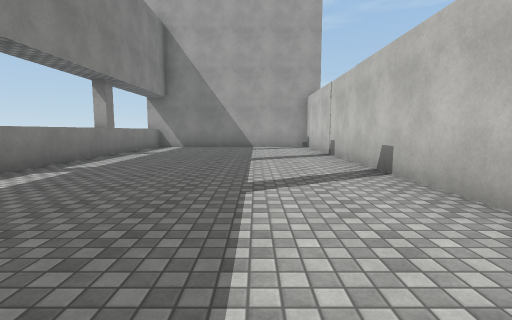
View 1 (above)

22 first-person views from a walk through a scene from a Unity 3-D project. The camera is 1.3 m above the floor, tilts 6° down and sees 85° across. The floor is counted in squares, 2 m on a side. Each view is taken from the middle of a square. On the plan, view 1 faces up. The plan holds only what a view shows up to about 9 squares ahead; the rest is blank. The place goes on beyond the plan. Surface patterns are stand-ins for the level's own textures.

View 2
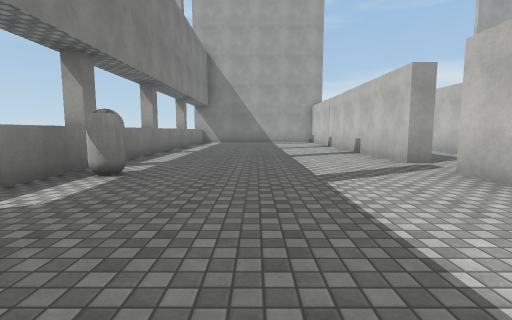

View 3
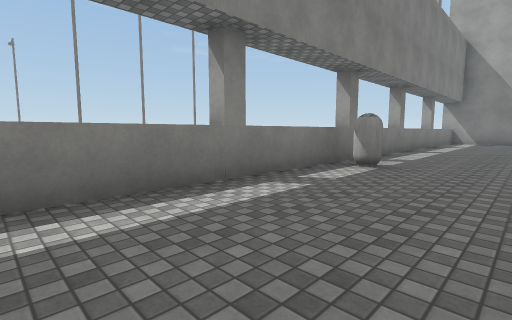

View 4
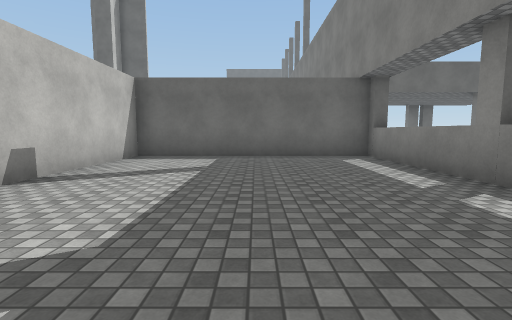

View 5
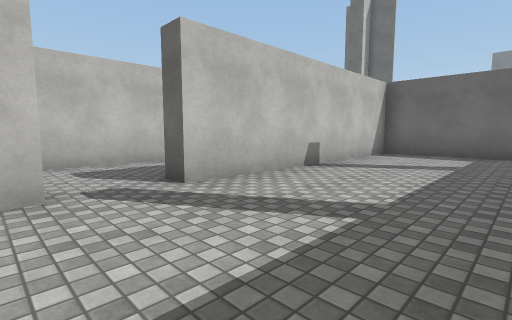

View 6
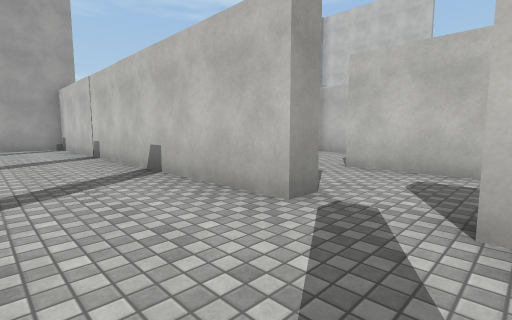

View 7
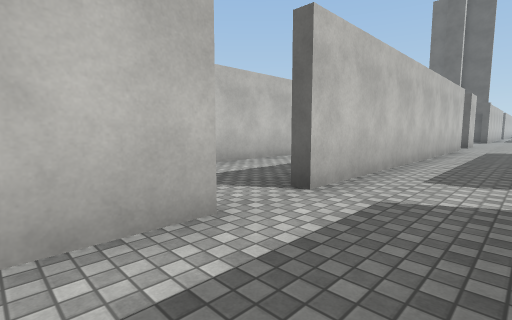

View 8
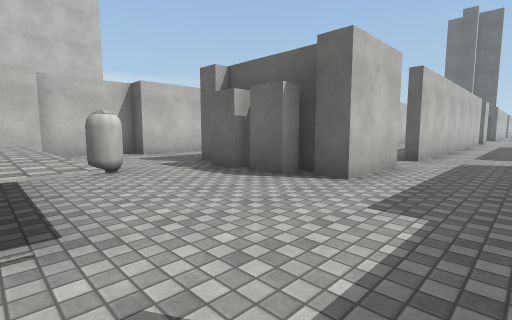

View 9
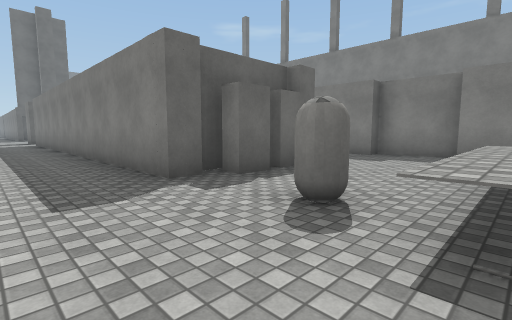

View 10
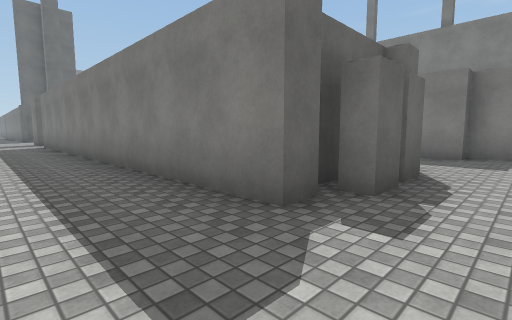

View 11
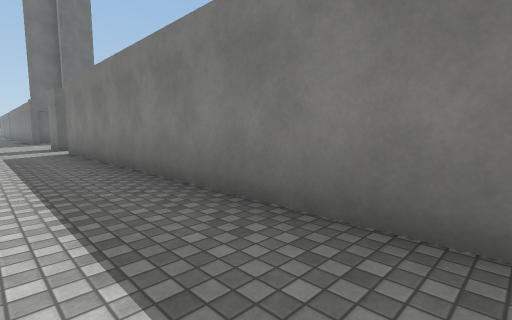

View 12
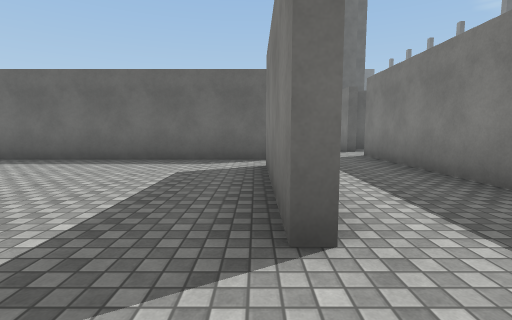

View 13
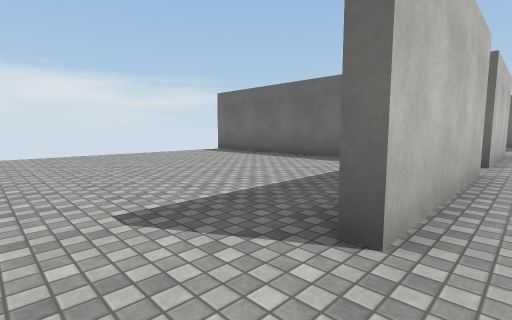

View 14
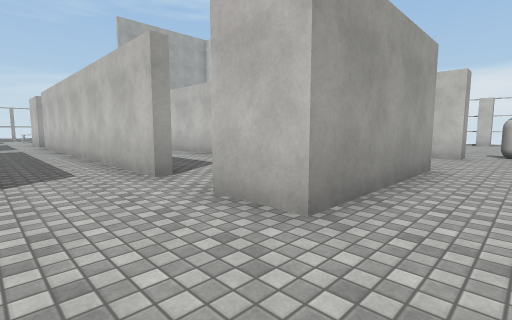

View 15
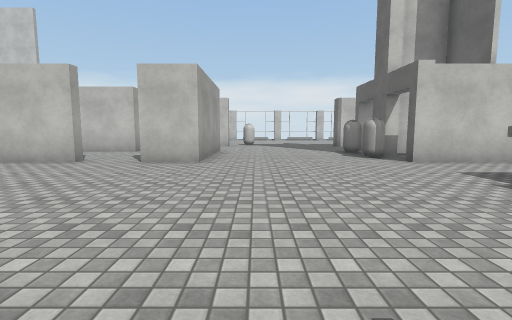

View 16
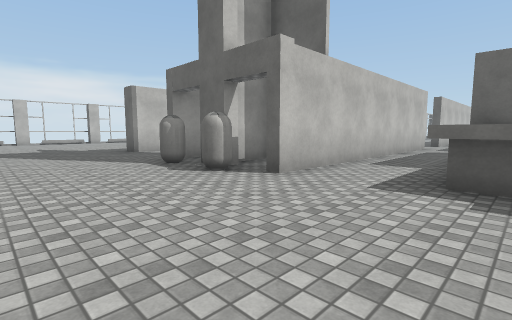

View 17
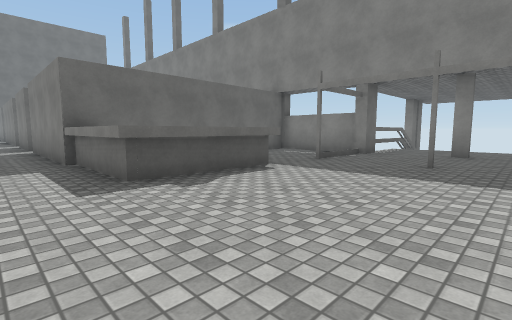

View 18
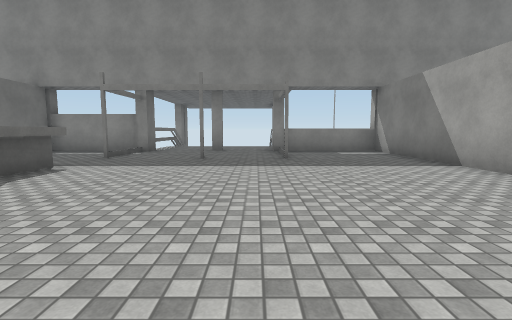

View 19
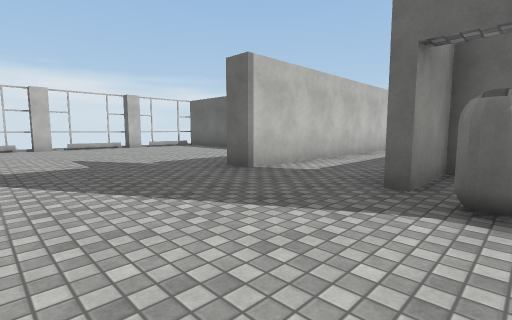

View 20
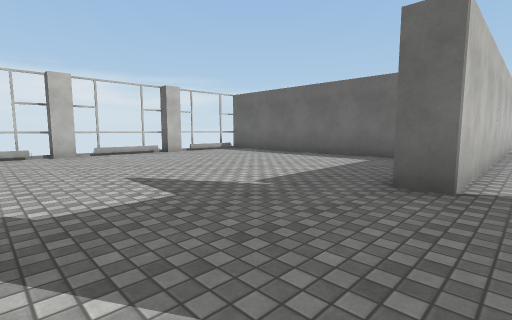

View 21
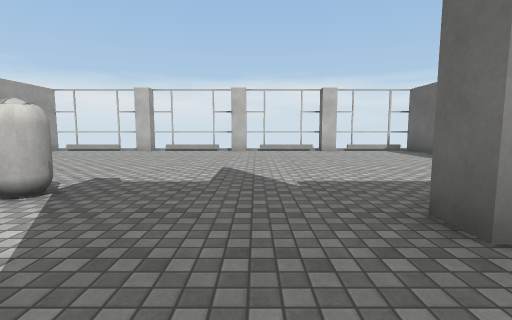

View 22
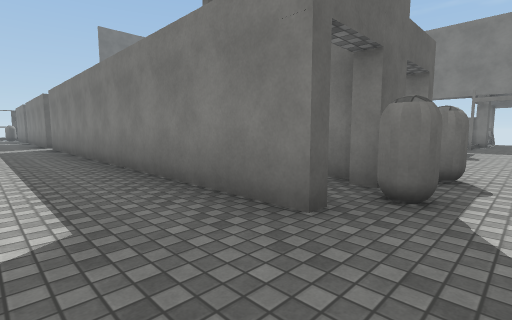

### Floor plan
Key: @ floor where view 1 was taken; # wall or solid block; x gap in a wall; . floor; ^ raised ledge; C capsule.
Columns run from 4 left of view 1 to 18 right of it. Each row starts with its distance up from view 1.
  9 ^.....#..^^^^..#
  8 ^.....#.....C..##
  7 ^.....#.........#
  6 ^.....#.........#
  5 ^.....#..####..##
  4 #.....#..#..#..#
  3 ^.....#.....#..
  2 ^.....#..#..#..
  1 #........#..#..........
  0 ^C..@.#..#..#..........
 -1 ^.....#..#  #..#.......
 -2 ^.....#..# .#..#.......
 -3 ^.....#..# .#..#.......
 -4 ^.....#..#..#..x.......
 -5 ^.....#..#..#..########
 -6 ^######..#..#..#     .
 -7 ^..............#    ..
 -8 ^........####..#  ....x
 -9 ^.#...................
-10 ................C.....
-11 ..#...................
-12 ......................
-13 ..........CC..........
-14 #.#.^^^^.####..#......x
-15 #...   ^.####..#......
-16 #######^.#  #..#......
-17 #      #.#  #..########
-18        #.#  #..#
-19        #.#  #..#
-20        #.#  #..#
-21        .    #..#
-22        #    #..#
-23             #.

Where each view was taken, in squares from view 1:
view 1: 0 up, 0 right, facing up
view 2: 4 down, 1 left, facing up
view 3: 5 down, 1 left, facing up-left
view 4: 1 up, 1 left, facing down
view 5: 2 up, 1 left, facing down-right
view 6: 0 up, 0 right, facing up-right
view 7: 5 up, 3 right, facing down-right
view 8: 9 up, 3 right, facing down-right
view 9: 9 up, 10 right, facing down-left
view 10: 7 up, 10 right, facing down-left
view 11: 3 up, 10 right, facing down-left
view 12: 1 up, 11 right, facing down
view 13: 1 up, 10 right, facing down-right
view 14: 10 down, 3 right, facing up-right
view 15: 10 down, 1 left, facing right
view 16: 10 down, 2 right, facing down-right
view 17: 10 down, 4 right, facing down-left
view 18: 10 down, 5 right, facing left
view 19: 10 down, 7 right, facing down-right
view 20: 10 down, 10 right, facing down-right
view 21: 12 down, 9 right, facing right
view 22: 12 down, 10 right, facing down-left
